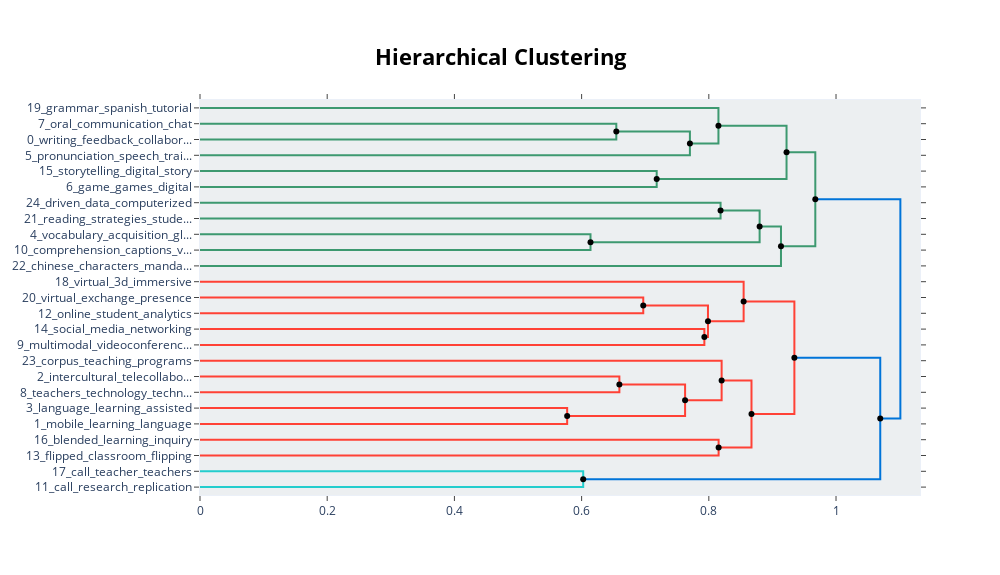

The notebook cell saved with this chart:
### Code cell
hierarchical_topics = model.hierarchical_topics(docs)
model.visualize_hierarchy(hierarchical_topics=hierarchical_topics)

### Figure 1 — Plotly figure (JSON) as saved in the notebook; plotly's stock layout.template omitted (floating-point values rounded to 4 significant figures)
{"data": [{"hoverinfo": "text", "marker": {"color": "rgb(61,153,112)"}, "mode": "lines", "text": ["oral_communication_chat_mediated_computer", "", "", "writing_feedback_collaborative_automated_of"], "type": "scatter", "x": [0, 0.6546, 0.6546, 0], "xaxis": "x", "y": [-15, -15, -25, -25], "yaxis": "y"}, {"hoverinfo": "text", "marker": {"color": "rgb(61,153,112)"}, "mode": "lines", "text": ["writing_feedback_collaborative_l2_in", "", "", "pronunciation_speech_training_recognition_asr"], "type": "scatter", "x": [0.6546, 0.7703, 0.7703, 0], "xaxis": "x", "y": [-20, -20, -35, -35], "yaxis": "y"}, {"hoverinfo": "text", "marker": {"color": "rgb(61,153,112)"}, "mode": "lines", "text": ["grammar_spanish_tutorial_grammatical_metalinguistic", "", "", "writing_feedback_l2_of_collaborative"], "type": "scatter", "x": [0, 0.8151, 0.8151, 0.7703], "xaxis": "x", "y": [-5, -5, -27.5, -27.5], "yaxis": "y"}, {"hoverinfo": "text", "marker": {"color": "rgb(61,153,112)"}, "mode": "lines", "text": ["storytelling_digital_story_stories_creativity", "", "", "game_games_digital_playing_gaming"], "type": "scatter", "x": [0, 0.718, 0.718, 0], "xaxis": "x", "y": [-45, -45, -55, -55], "yaxis": "y"}, {"hoverinfo": "text", "marker": {"color": "rgb(61,153,112)"}, "mode": "lines", "text": ["writing_feedback_l2_of_in", "", "", "game_digital_storytelling_games_playing"], "type": "scatter", "x": [0.8151, 0.9222, 0.9222, 0.718], "xaxis": "x", "y": [-16.25, -16.25, -50, -50], "yaxis": "y"}, {"hoverinfo": "text", "marker": {"color": "rgb(61,153,112)"}, "mode": "lines", "text": ["driven_data_computerized_dynamic_assessment", "", "", "reading_strategies_students_perceptions_comprehension"], "type": "scatter", "x": [0, 0.8185, 0.8185, 0], "xaxis": "x", "y": [-65, -65, -75, -75], "yaxis": "y"}, {"hoverinfo": "text", "marker": {"color": "rgb(61,153,112)"}, "mode": "lines", "text": ["vocabulary_acquisition_glosses_dictionaries_of", "", "", "comprehension_captions_video_captioned_listening"], "type": "scatter", "x": [0, 0.614, 0.614, 0], "xaxis": "x", "y": [-85, -85, -95, -95], "yaxis": "y"}, {"hoverinfo": "text", "marker": {"color": "rgb(61,153,112)"}, "mode": "lines", "text": ["reading_driven_data_computerized_strategies", "", "", "vocabulary_comprehension_effects_on_of"], "type": "scatter", "x": [0.8185, 0.8799, 0.8799, 0.614], "xaxis": "x", "y": [-70, -70, -90, -90], "yaxis": "y"}, {"hoverinfo": "text", "marker": {"color": "rgb(61,153,112)"}, "mode": "lines", "text": ["vocabulary_reading_comprehension_on_of", "", "", "chinese_characters_mandarin_bye_character"], "type": "scatter", "x": [0.8799, 0.9135, 0.9135, 0], "xaxis": "x", "y": [-80, -80, -105, -105], "yaxis": "y"}, {"hoverinfo": "text", "marker": {"color": "rgb(61,153,112)"}, "mode": "lines", "text": ["writing_of_in_feedback_l2", "", "", "vocabulary_reading_comprehension_of_on"], "type": "scatter", "x": [0.9222, 0.9674, 0.9674, 0.9135], "xaxis": "x", "y": [-33.12, -33.12, -92.5, -92.5], "yaxis": "y"}, {"hoverinfo": "text", "marker": {"color": "rgb(255,65,54)"}, "mode": "lines", "text": ["virtual_exchange_presence_online_participation", "", "", "online_student_analytics_learning_quality"], "type": "scatter", "x": [0, 0.6969, 0.6969, 0], "xaxis": "x", "y": [-125, -125, -135, -135], "yaxis": "y"}, {"hoverinfo": "text", "marker": {"color": "rgb(255,65,54)"}, "mode": "lines", "text": ["social_media_networking_networks_language", "", "", "multimodal_videoconferencing_video_via_interactions"], "type": "scatter", "x": [0, 0.793, 0.793, 0], "xaxis": "x", "y": [-145, -145, -155, -155], "yaxis": "y"}, {"hoverinfo": "text", "marker": {"color": "rgb(255,65,54)"}, "mode": "lines", "text": ["online_student_virtual_in_engagement", "", "", "social_multimodal_videoconferencing_language_video"], "type": "scatter", "x": [0.6969, 0.7987, 0.7987, 0.793], "xaxis": "x", "y": [-130, -130, -150, -150], "yaxis": "y"}, {"hoverinfo": "text", "marker": {"color": "rgb(255,65,54)"}, "mode": "lines", "text": ["virtual_3d_immersive_reality_worlds", "", "", "social_online_multimodal_videoconferencing_language"], "type": "scatter", "x": [0, 0.8547, 0.8547, 0.7987], "xaxis": "x", "y": [-115, -115, -140, -140], "yaxis": "y"}, {"hoverinfo": "text", "marker": {"color": "rgb(255,65,54)"}, "mode": "lines", "text": ["intercultural_telecollaboration_competence_telecollaborative_cultural", "", "", "teachers_technology_technological_pedagogical_teaching"], "type": "scatter", "x": [0, 0.6594, 0.6594, 0], "xaxis": "x", "y": [-175, -175, -185, -185], "yaxis": "y"}, {"hoverinfo": "text", "marker": {"color": "rgb(255,65,54)"}, "mode": "lines", "text": ["language_learning_assisted_computer_technology", "", "", "mobile_learning_language_assisted_smartphones"], "type": "scatter", "x": [0, 0.5773, 0.5773, 0], "xaxis": "x", "y": [-195, -195, -205, -205], "yaxis": "y"}, {"hoverinfo": "text", "marker": {"color": "rgb(255,65,54)"}, "mode": "lines", "text": ["intercultural_telecollaboration_teachers_and_technology", "", "", "mobile_learning_language_assisted_technology"], "type": "scatter", "x": [0.6594, 0.7627, 0.7627, 0.5773], "xaxis": "x", "y": [-180, -180, -200, -200], "yaxis": "y"}, {"hoverinfo": "text", "marker": {"color": "rgb(255,65,54)"}, "mode": "lines", "text": ["corpus_teaching_programs_language_teacher", "", "", "language_learning_mobile_technology_intercultural"], "type": "scatter", "x": [0, 0.8201, 0.8201, 0.7627], "xaxis": "x", "y": [-165, -165, -190, -190], "yaxis": "y"}, {"hoverinfo": "text", "marker": {"color": "rgb(255,65,54)"}, "mode": "lines", "text": ["blended_learning_inquiry_college_building", "", "", "flipped_classroom_flipping_classrooms_efl"], "type": "scatter", "x": [0, 0.8154, 0.8154, 0], "xaxis": "x", "y": [-215, -215, -225, -225], "yaxis": "y"}, {"hoverinfo": "text", "marker": {"color": "rgb(255,65,54)"}, "mode": "lines", "text": ["language_learning_mobile_technology_and", "", "", "flipped_blended_classroom_learning_for"], "type": "scatter", "x": [0.8201, 0.8671, 0.8671, 0.8154], "xaxis": "x", "y": [-177.5, -177.5, -220, -220], "yaxis": "y"}, {"hoverinfo": "text", "marker": {"color": "rgb(255,65,54)"}, "mode": "lines", "text": ["virtual_social_online_multimodal_language", "", "", "language_learning_mobile_technology_and"], "type": "scatter", "x": [0.8547, 0.9345, 0.9345, 0.8671], "xaxis": "x", "y": [-127.5, -127.5, -198.8, -198.8], "yaxis": "y"}, {"hoverinfo": "text", "marker": {"color": "rgb(35,205,205)"}, "mode": "lines", "text": ["call_teacher_teachers_professional_education", "", "", "call_research_replication_the_from"], "type": "scatter", "x": [0, 0.6025, 0.6025, 0], "xaxis": "x", "y": [-235, -235, -245, -245], "yaxis": "y"}, {"hoverinfo": "text", "marker": {"color": "rgb(0,116,217)"}, "mode": "lines", "text": ["language_learning_in_of_and", "", "", "call_teacher_teachers_research_the"], "type": "scatter", "x": [0.9345, 1.07, 1.07, 0.6025], "xaxis": "x", "y": [-163.1, -163.1, -240, -240], "yaxis": "y"}, {"hoverinfo": "text", "marker": {"color": "rgb(0,116,217)"}, "mode": "lines", "text": ["writing_of_l2_in_the", "", "", "language_learning_in_of_and"], "type": "scatter", "x": [0.9674, 1.101, 1.101, 1.07], "xaxis": "x", "y": [-62.81, -62.81, -201.6, -201.6], "yaxis": "y"}, {"hoverinfo": "text", "hovertext": ["writing_feedback_collaborative_l2_in", "writing_feedback_l2_of_in", "reading_driven_data_computerized_strategies", "vocabulary_reading_comprehension_on_of", "writing_of_in_feedback_l2", "online_student_virtual_in_engagement", "intercultural_telecollaboration_teachers_and_technology", "language_learning_mobile_technology_and", "virtual_social_online_multimodal_language", "language_learning_in_of_and", "writing_of_l2_in_the"], "marker": {"color": "black"}, "mode": "markers", "showlegend": false, "type": "scatter", "x": [0.6546, 0.8151, 0.8185, 0.8799, 0.9222, 0.6969, 0.6594, 0.8201, 0.8547, 0.9345, 0.9674], "y": [-20, -16.25, -70, -80, -33.12, -130, -180, -177.5, -127.5, -163.1, -62.81]}, {"hoverinfo": "text", "hovertext": ["writing_feedback_l2_of_collaborative", "game_digital_storytelling_games_playing", "vocabulary_comprehension_effects_on_of", "vocabulary_reading_comprehension_of_on", "social_multimodal_videoconferencing_language_video", "social_online_multimodal_videoconferencing_language", "mobile_learning_language_assisted_technology", "language_learning_mobile_technology_intercultural", "flipped_blended_classroom_learning_for", "language_learning_mobile_technology_and", "call_teacher_teachers_research_the", "language_learning_in_of_and"], "marker": {"color": "black"}, "mode": "markers", "showlegend": false, "type": "scatter", "x": [0.7703, 0.718, 0.614, 0.9135, 0.793, 0.7987, 0.5773, 0.7627, 0.8154, 0.8671, 0.6025, 1.07], "y": [-27.5, -50, -90, -92.5, -150, -140, -200, -190, -220, -198.8, -240, -201.6]}], "layout": {"autosize": false, "height": 575, "hoverlabel": {"bgcolor": "white", "font": {"family": "Rockwell", "size": 16}}, "hovermode": "closest", "plot_bgcolor": "#ECEFF1", "showlegend": false, "title": {"font": {"color": "Black", "size": 22}, "text": "<b>Hierarchical Clustering</b>", "x": 0.5, "xanchor": "center", "yanchor": "top"}, "width": 1000, "xaxis": {"mirror": "allticks", "rangemode": "tozero", "showgrid": false, "showline": true, "showticklabels": true, "ticks": "outside", "type": "linear", "zeroline": false}, "yaxis": {"mirror": "allticks", "range": [-250, 0], "rangemode": "tozero", "showgrid": false, "showline": true, "showticklabels": true, "tickmode": "array", "ticks": "outside", "ticktext": ["19_grammar_spanish_tutorial", "7_oral_communication_chat", "0_writing_feedback_collabor...", "5_pronunciation_speech_trai...", "15_storytelling_digital_story", "6_game_games_digital", "24_driven_data_computerized", "21_reading_strategies_stude...", "4_vocabulary_acquisition_gl...", "10_comprehension_captions_v...", "22_chinese_characters_manda...", "18_virtual_3d_immersive", "20_virtual_exchange_presence", "12_online_student_analytics", "14_social_media_networking", "9_multimodal_videoconferenc...", "23_corpus_teaching_programs", "2_intercultural_telecollabo...", "8_teachers_technology_techn...", "3_language_learning_assisted", "1_mobile_learning_language", "16_blended_learning_inquiry", "13_flipped_classroom_flipping", "17_call_teacher_teachers", "11_call_research_replication"], "tickvals": [-5, -15, -25, -35, -45, -55, -65, -75, -85, -95, -105, -115, -125, -135, -145, -155, -165, -175, -185, -195, -205, -215, -225, -235, -245], "type": "linear", "zeroline": false}}}
